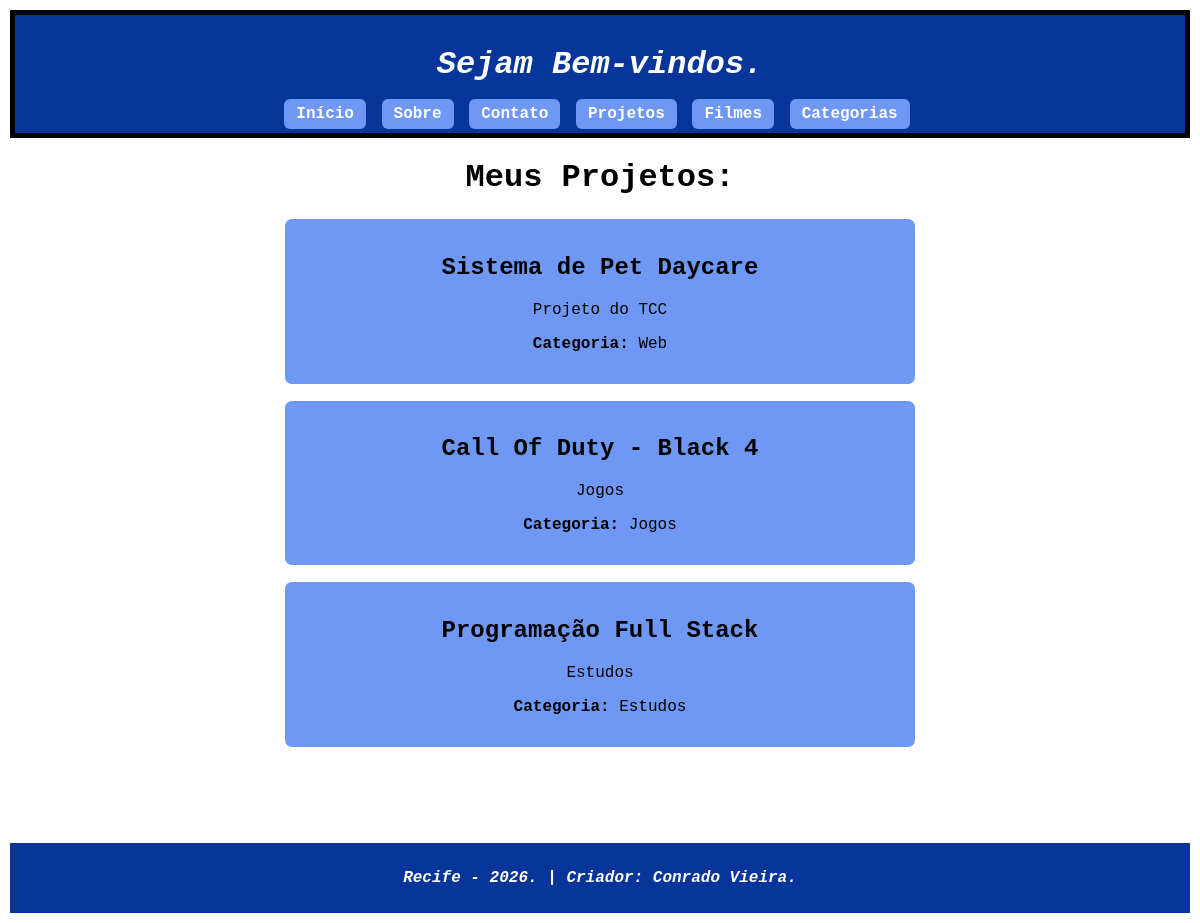
/projeto/, run on the app's committed database.
### paginas/models.py (models this page shows, shortened)
class projeto(models.Model):
    nome = models.CharField(max_length=100)
    descricao = models.TextField()
    ano = models.IntegerField()
    categoria = models.ForeignKey(
        Categoria,
        on_delete=models.SET_NULL,
        null=True,
        blank=True
    )

class Categoria(models.Model):
    nome = models.CharField(max_length=100)
    def __str__(self):
        return self.nome

### paginas/views.py (the view)
# urls.py: path('projeto/', views.lista_projetos),
def lista_projetos(request):
    contexto = {
        'projetos': projeto.objects.all(),
    }
    return render(request, 'projeto.html', contexto)

### paginas/templates/projeto.html
{% extends "base.html" %}
{% block content %}
    <h1>Meus Projetos:</h1>
    <ul>
        {% for item in projetos %}
            <li class="cartao">
                <h2><strong>{{ item.nome }}</strong></h2>
                <p>{{ item.descricao }}</p>
                <p><strong>Categoria:</strong> {{ item.categoria }}</p>
            </li>
        {% endfor %}
    </ul>
{% endblock %}

### paginas/static/estilo.css (style rules this page uses)
body { font-family: Courier; margin: 10px; text-align: center; }
ul { list-style-type: none; padding: 0; display: flex; flex-direction: column; align-items: center; }
.cartao { background-color: #6e98f3; border: 1px solid #ffffff; border-radius: 8px; padding: 15px; margin-bottom: 15px; width: 60%; max-width: 600px; text-align: center; }

### data on the page
projeto: nome "Sistema de Pet Daycare", descricao "Projeto do TCC", categoria "Web"
projeto: nome "Call Of Duty - Black 4", descricao "Jogos", categoria "Jogos"
projeto: nome "Programação Full Stack", descricao "Estudos", categoria "Estudos"
